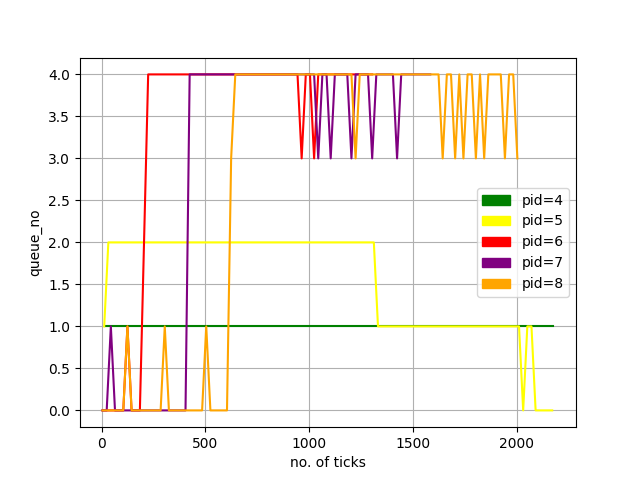

This figure's Python source:
import numpy as np
import matplotlib.pyplot as plt
import matplotlib.patches as mpatches

x=[]
y=[]
z=[]
pid4x=[]
pid4y=[]
pid5x=[]
pid5y=[]
pid6x=[]
pid6y=[]
pid7x=[]
pid7y=[]
pid8x=[]
pid8y=[]

x,y,z = np.loadtxt('data.txt',delimiter=',',unpack=True)


i=0
while i<len(x):
    if (x[i]==4):
        pid4x.append(int(y[i]))
        pid4y.append(int(z[i]))
    elif(x[i]==5):
        pid5x.append(int(y[i]))
        pid5y.append(int(z[i]))
    elif(x[i]==6):
        pid6x.append(int(y[i]))
        pid6y.append(int(z[i]))
    elif(x[i]==7):
        pid7x.append(int(y[i]))
        pid7y.append(int(z[i]))
    elif(x[i]==8):
        pid8x.append(int(y[i]))
        pid8y.append(int(z[i]))
    i+=1


plt.plot(pid4x,pid4y,color="green")
plt.plot(pid5x,pid5y,color="yellow")
plt.plot(pid6x,pid6y,color="red")
plt.plot(pid7x,pid7y,color="purple")
plt.plot(pid8x,pid8y,color="orange")

g_p=mpatches.Patch(color="green",label="pid=4")
y_p=mpatches.Patch(color="yellow",label="pid=5")
r_p=mpatches.Patch(color="red",label="pid=6")
p_p=mpatches.Patch(color="purple",label="pid=7")
o_p=mpatches.Patch(color="orange",label="pid=8")
plt.legend(handles=[g_p,y_p,r_p,p_p,o_p])


plt.xlabel('no. of ticks')
plt.ylabel('queue_no')

plt.grid(True)

plt.show()
